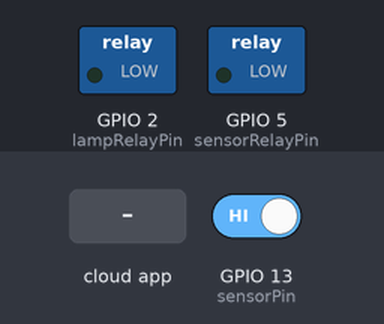
The program below on a simulated ESP8266 (NodeMCU). On the bench: switched loads named in the program (green lamp = pin HIGH). Inputs (shaded band) come from the test bench; at power-on: GPIO 13 (sensorPin) HIGH. WiFi joins after 1.5 s; servers stay silent unless stated; the Firebase database answers and starts empty; what the program prints to the serial monitor is not drawn.

Above: at 2.7 s.
2.8 s: GPIO 13 (sensorPin) driven LOW
At 3.3 s:
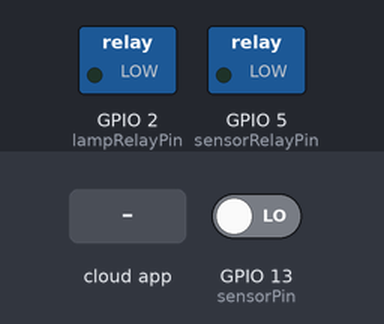
14.0 s: the phone or cloud app sets isRoot to 1
At 22.9 s:
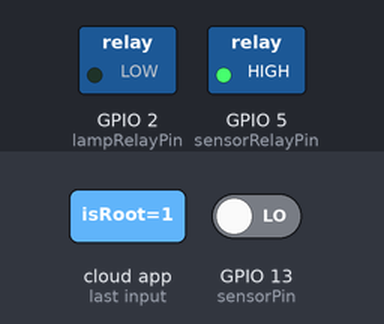
24.0 s: the phone or cloud app sets bypassMode to 1
At 32.9 s:
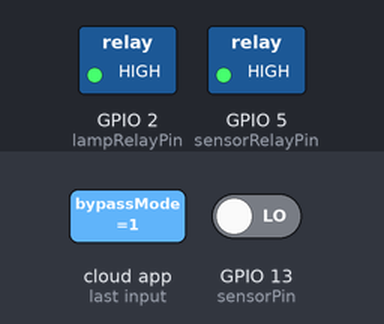
34.0 s: the phone or cloud app sets bypassMode to 0
At 42.9 s:
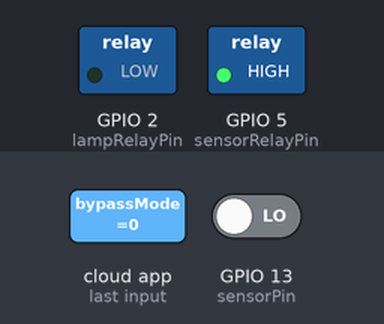
Timing chart, 0 to 44.4 s (numbered marks = the images above; inputs shaded):
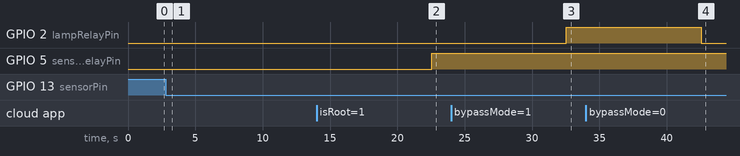

Measured:
- after the input at 2.8 s, GPIO 2 (lampRelayPin): stays LOW (without the input it goes to HIGH after 3.8 s); GPIO 5 (sensorRelayPin): stays LOW (without the input it goes to HIGH after 9.8 s)
- after the input at 14.0 s, GPIO 5 (sensorRelayPin): LOW → HIGH after 8.6 s
- after the input at 24.0 s, GPIO 2 (lampRelayPin): LOW → HIGH after 8.6 s
- after the input at 34.0 s, GPIO 2 (lampRelayPin): HIGH → LOW after 8.6 s

The program:

main.cpp
```cpp
#include <Arduino.h>
#include <Reader.h>
#include <FirebaseHelper.h>
#include <Actuator.h>

/**
 * CONFIG VARIABLE
 */
const char *ssid = "Samsung Galaxy Note10+";
const char *password = "reza4official_";
const int baudRate = 9600;
const char *sensorId = "sensor1";
const int sensorPin = 13;
const int sensorRelayPin = 5;
const int lampRelayPin = 2;
const int lampOnDuration = 5;        // in minute
const int firebaseFetchInterval = 10; // in second
const int SensorFetchInterval = 5;  // in second
const int lampUpdateInterval = 5;    // in second
/// end of config

Reader reader(sensorPin, SensorFetchInterval);
Actuator actuator(sensorRelayPin, lampRelayPin, lampOnDuration, lampUpdateInterval);
FirebaseHelper firebaseHelper(ssid, password, sensorId, firebaseFetchInterval);

// ICACHE_RAM_ATTR void onMotionDetected()
// {
//   Serial.println("-----------");
//   Serial.println("terjadi pergerakan di " + String(sensorId));
//   Serial.println("-----------");

//   // then
//   firebaseHelper.setNeighborSensors();
//   actuator.setLamp(true);
//   Serial.println("Gate Out Motion Detection");
// }

// update firebase data every 5
void onFirebaseShouldFetch(void *timed)
{
  // when
  firebaseHelper.fetchNodeData();

  // then
  int bypassMode = firebaseHelper.bypassMode;
  bool isRoot = firebaseHelper.isRoot;                     // is current sensor a root (sensor is always on)
  bool isNeighborLampOn = firebaseHelper.isNeighborLampOn; // is other neighbor lamp turned on
  bool isSensorOn = firebaseHelper.isSensorOn;             // is current sensor should be On
  bool isLampOn = firebaseHelper.isLampOn;                 // is current lamp currently On

  // if root or isNeighborLampOn or isLampOn, override sensor activation
  if (isRoot || isNeighborLampOn || isLampOn)
  {
    isSensorOn = true;
    firebaseHelper.setIsSensorOn(true);
  }

  /* do things base on data */
  actuator.setSensor(isSensorOn);

  // bypass logic
  if (bypassMode == 0)
  {
    actuator.setLamp(false);
  }
  else if (bypassMode == 1)
  {
    actuator.setLamp(true);
  }
}

void onSensorShouldFetch(void *timed)
{
  if(digitalRead(sensorPin))
  {
    Serial.println("-----------");
    Serial.println("terjadi pergerakan di " + String(sensorId));
    Serial.println("-----------");

    // then
    firebaseHelper.setNeighborSensors();
    actuator.setLamp(true);
    Serial.println("Gate Out Motion Detection");
  }
}
// check lamp inactivity every 5s, will turned off in 5 minute no activity
void onLampCheck(void *timed)
{
  actuator.runOffTimer();
}

// set firebase status to isOn
void onLampEvent(bool isOn)
{
  firebaseHelper.setIsLampOn(isOn);
}

/** initiate prerequisite */
void setup()
{
  Serial.begin(baudRate);
  Serial.println("-----------");
  Serial.println("after setup");
  Serial.println("-----------");

  // firebase setups
  firebaseHelper.firebaseConnect();
  firebaseHelper.setupTimedCheckData(onFirebaseShouldFetch);

  reader.setupTimedCheckSensor(onSensorShouldFetch);

  // reader setups
  //reader.setOnMotionDetected(onMotionDetected);

  // actuator setups
  // to run automatic off timer
  actuator.setupTimedCheckLamp(onLampCheck);
  // to set listener after lamp set
  actuator.setOnLampEvent(onLampEvent);
}

/** main loops */
void loop()
{
  // if(digitalRead(sensorPin))
  // {
  //   Serial.println("-----------");
  //   Serial.println("terjadi pergerakan di " + String(sensorId));
  //   Serial.println("-----------");

  //   // then
  //   firebaseHelper.setNeighborSensors();
  //   actuator.setLamp(true);
  //   Serial.println("Gate Out Motion Detection");
  // }
  // check connection and try to reconnect if disconnected
  firebaseHelper.maintainConnection();
  //delay(500);
}
```

Actuator.cpp
```cpp
#include <Arduino.h>
#include <Actuator.h>
#include <ESP8266HTTPClient.h>
// #include <FirebaseESP8266.h>
#include <FirebaseArduino.h>

Actuator::Actuator(int sensorPin, int lampPin, int lampOnDuration, int checkInterval)
{
  Actuator::sensorPin = sensorPin;
  Actuator::lampPin = lampPin;
  Actuator::lampOnDuration = lampOnDuration;
  Actuator::checkInterval = checkInterval;
  pinMode(Actuator::lampPin, OUTPUT);
  pinMode(Actuator::sensorPin, OUTPUT);
}

void Actuator::setOnLampEvent(statusFuncPtr onLampEvent)
{
  Actuator::onLampEvent = onLampEvent;
}

void Actuator::setLamp(bool isOn)
{
  Actuator::lastTimeOn = millis();
  Actuator::isLampOn = isOn;
  digitalWrite(lampPin, isOn ? HIGH : LOW);
  onLampEvent(isOn);
}

void Actuator::runOffTimer()
{
  long passedTime = (millis() - lastTimeOn) / (60 /*second*/ * 1000 /*miliis*/);
  if (passedTime >= lampOnDuration)
  {
    setLamp(false);
  }
}

void Actuator::setSensor(bool isOn)
{
  digitalWrite(sensorPin, isOn ? HIGH : LOW);
}

void Actuator::setupTimedCheckLamp(ETSTimerFunc *fn)
{
  os_timer_setfn(&myTimer, fn, NULL);                              // set interrupt callback
  os_timer_arm(&myTimer, checkInterval /*s*/ * 1000 /*ms*/, true); // setup timer, sample every 5s
}
```

Actuator.h
```cpp
#include <ESP8266WiFi.h>

typedef void (*statusFuncPtr)(bool);
class Actuator
{
private:
    int lampPin;
    int sensorPin;
    int lampOnDuration;
    bool isLampOn;
    long lastTimeOn;
    int checkInterval;
    os_timer_t myTimer; // timer, software interrupt
    statusFuncPtr onLampEvent;

public:
    Actuator(int sensorPin, int lampPin, int lampOnDuration, int checkInterval);

    void setLamp(bool isOn);
    void setSensor(bool isOn);
    void runOffTimer();
    void setupTimedCheckLamp(ETSTimerFunc *fn);
    void setOnLampEvent(statusFuncPtr onLampEvent);
};
```

FirebaseHelper.cpp
```cpp
#include <Arduino.h>
#include <ESP8266HTTPClient.h>
#include <FirebaseArduino.h>
#include <ESP8266WiFi.h>
#include <FirebaseHelper.h>

#define FIREBASE_HOST "light-control-fe6f8.firebaseio.com"
#define FIREBASE_AUTH "VrkBz0o2te1yZFSy7AaoHKMJcbtFLKsd832G0T9y"
const String ROOT = "configuration/";

FirebaseHelper::FirebaseHelper(const String ssid, const String password, String sensorId, int firebaseFetchInterval)
{
    FirebaseHelper::ssid = ssid;
    FirebaseHelper::password = password;
    FirebaseHelper::sensorId = sensorId;
    FirebaseHelper::firebaseFetchInterval = firebaseFetchInterval;
}

bool FirebaseHelper::queryNeighborLamp()
{
    for (int i = 0; i < neighborsCount; i++)
    {
        String neighborKey = Firebase.getString(ROOT + sensorId + "/neighbors/" + i);
        bool isNeighborLampOn = Firebase.getBool(ROOT + neighborKey + "/isLampOn");
        if (isNeighborLampOn)
        {
            return true;
        }
    }

    return false;
}

/** get node state from firebase */
void FirebaseHelper::fetchNodeData()
{
    // neighbor info
    neighborsCount = Firebase.getInt(ROOT + sensorId + "/neighbors_count");
    otherCount = Firebase.getInt(ROOT + sensorId + "/others_count");
    isNeighborLampOn = queryNeighborLamp();

    // current node info
    bypassMode = Firebase.getInt(ROOT + sensorId + "/bypassMode");
    isRoot = Firebase.getBool(ROOT + sensorId + "/isRoot");
    isSensorOn = Firebase.getBool(ROOT + sensorId + "/isSensorOn");
    isLampOn = Firebase.getBool(ROOT + sensorId + "/isLampOn");
}

void FirebaseHelper::setIsLampOn(bool isLampOn)
{
    Firebase.setBool(ROOT + sensorId + "/isLampOn", isLampOn);
}

void FirebaseHelper::setIsSensorOn(bool isSensorOn)
{
    Firebase.setBool(ROOT + sensorId + "/isSensorOn", isSensorOn);
}

void FirebaseHelper::setNeighborSensors()
{
    Serial.println("Set Neighbor A");
    String neighborKey, otherKey;
    for (int i = 0; i < neighborsCount; i++)
    {
        neighborKey = Firebase.getString(ROOT + sensorId + "/neighbors/" + i);
        Firebase.setBool(ROOT + neighborKey + "/isSensorOn", true);
    }
    Serial.println(  neighborKey);
    for (int i = 0; i < otherCount; i++)
    {
        otherKey = Firebase.getString(ROOT + sensorId + "/others/" + i);
        Firebase.setBool(ROOT + otherKey + "/isSensorOn", false);
    }
    Serial.println(otherKey);
}

void FirebaseHelper::setupTimedCheckData(ETSTimerFunc *fn)
{
    os_timer_setfn(&myTimer, fn, NULL);                                      // set interrupt callback
    os_timer_arm(&myTimer, firebaseFetchInterval /*s*/ * 1000 /*ms*/, true); // setup timer, sample every 5s
}

void FirebaseHelper::firebaseConnect()
{
    Serial.print("connecting to WIFI");
    WiFi.begin(FirebaseHelper::ssid, FirebaseHelper::password); // Begin WiFi connection
    while (WiFi.status() != WL_CONNECTED)
    {
        Serial.print(".");
        delay(500);
    }

    Serial.println("connecting to firebase");
    Firebase.begin(FIREBASE_HOST, FIREBASE_AUTH);
    Serial.println("connected to firebase");
}

void FirebaseHelper::maintainConnection()
{
    if (WiFi.status() != WL_CONNECTED)
    {
        Serial.println("Disconnected: Re-Try on 3s");
        firebaseConnect();
        delay(3 /*second*/ * 1000 /*ms*/); // reconnecting after waiting 3 s
    }
    else if(!Firebase.failed())
    {
        Serial.println("Firebase Failed");
        // Serial.println("connecting to firebase");
        // Firebase.begin(FIREBASE_HOST, FIREBASE_AUTH);
        // Serial.println("connected to firebase");
    }
    else
    {
        Serial.println("Still Connected...");
    }
}
```

FirebaseHelper.h
```cpp
#include <Arduino.h>
#include <ESP8266WiFi.h>
#include <list>

class FirebaseHelper
{
private:
    String ssid;
    String password;
    String sensorId;
    int firebaseFetchInterval;
    int neighborsCount = 0;
    int otherCount = 0;
    os_timer_t myTimer; // timer, software interrupt

    bool queryNeighborLamp(); // read neighbor status then update `isNeighborLampOn` field

public:
    FirebaseHelper(String ssid, String password, String sensorId, int firebaseFetchInterval);

    /**
     * Mode:
     * -1 = Auto
     * 0 = Off
     * 1 = On
     */
    int bypassMode;
    bool isRoot;           // is current sensor a root (sensor is always on)
    bool isNeighborLampOn; // is other neighbor lamp turned on
    bool isSensorOn;       // is current sensor should be On
    bool isLampOn;         // is current lamp is still on

    void fetchNodeData();                // readData from server
    void setIsLampOn(bool isLampOn);     // set status of current
    void setIsSensorOn(bool isSensorOn); // to override value
    void setNeighborSensors();           // set other sensor status

    void setupTimedCheckData(ETSTimerFunc *fn);
    void firebaseConnect();
    void maintainConnection(); // run this funtion on loop
};
```

Reader.cpp
```cpp
#include <Arduino.h>
#include <Reader.h>
#include <ESP8266WiFi.h>

Reader::Reader(int sensorPin, int SensorFetchInterval)
{
    Reader::sensorPin = sensorPin;
    pinMode(sensorPin, INPUT_PULLUP);
    Reader::SensorFetchInterval = SensorFetchInterval;
}

void Reader::setSensor(bool isOn)
{
    digitalWrite(sensorPin, isOn ? HIGH : LOW);
}

void Reader::setupTimedCheckSensor(ETSTimerFunc *fn)
{
    os_timer_setfn(&myTimer, fn, NULL);                                      // set interrupt callback
    os_timer_arm(&myTimer, SensorFetchInterval /*s*/ * 1000 /*ms*/, true); // setup timer, sample every 5s
}

// void Reader::setOnMotionDetected()
// {

// }
// void Reader::setOnMotionDetected(voidFuncPtr onMotionDetected)
// {
//     attachInterrupt(digitalPinToInterrupt(sensorPin), onMotionDetected, RISING);
// }
```

Reader.h
```cpp
#include <Arduino.h>
#include <ESP8266WiFi.h>
#include <list>

// typedef void (*voidFuncPtr)(void);

class Reader
{
private:
    int sensorPin;
    int SensorFetchInterval;
    os_timer_t myTimer; // timer, software interrupt

public:
    Reader(int sensorPin, int SensorFetchInterval);

    void setSensor(bool isOn);
    void setupTimedCheckSensor(ETSTimerFunc *fn);
    // void setOnMotionDetected();
};
```
